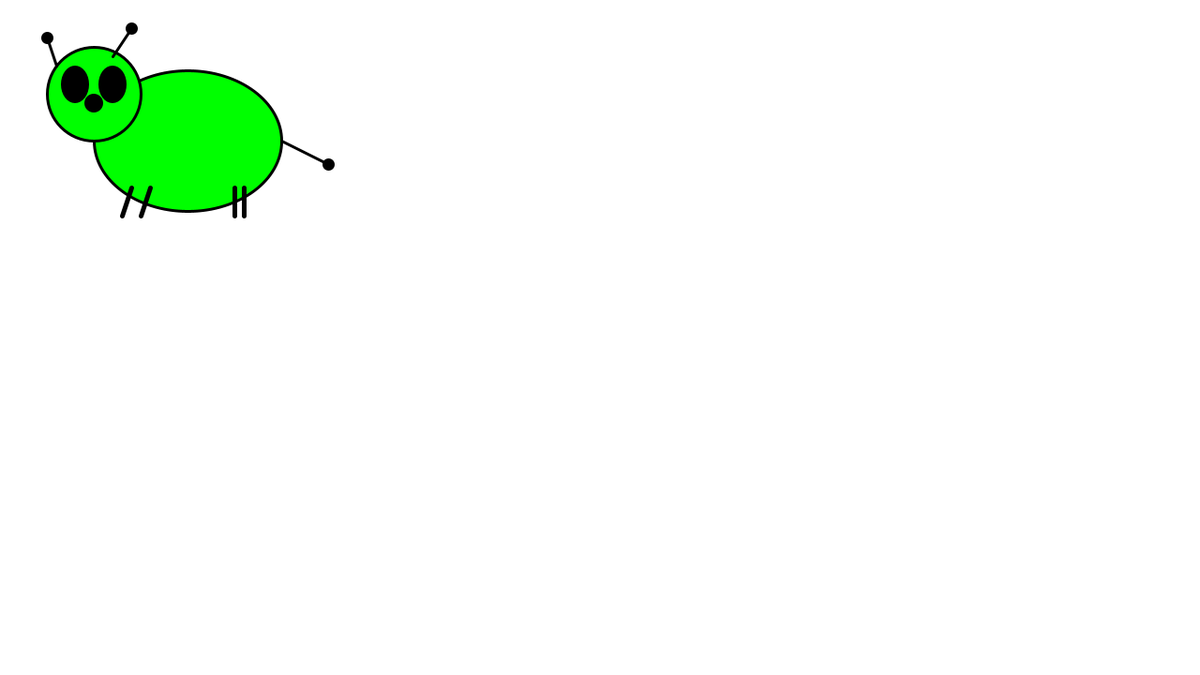
Frame 1 (no input)
Frame 60 (the mouse pressed at the canvas centre just before this capture): identical to frame 1, image omitted
Frame 120 (the mouse held since frame 60 and released just before this capture): identical to frame 1, image omitted

The Processing sketch that drew this single still picture (run headless with seeded random() and noise(); from frame 60 on, the mouse is pressed at the canvas centre):

// Processing sketch: keenew
// ── keenew.pde
void setup(){
 size(1280,720);
 
}

void draw(){
  
 background(255);
 rectMode(CENTER);
 ellipseMode(CENTER);
 
 //translate(mouseX,mouseY);
 
 //body
 strokeWeight(3);
 stroke(0);
 fill(0,255,0);
 ellipse(200,150,200,150);
 
 //head
 stroke(0);
 fill(0,255,0);
 ellipse(100,100,100,100);
 
 //ears
 fill(0);
 line(50,40,60,70);
 line(140,30,120,60);
 ellipse(50,40,10,10);
 ellipse(140,30,10,10);
 
 //tail
 line(300,150,350,175);
 ellipse(350,175,10,10);
 
 //eyes
 noStroke();
 fill(0);
 ellipse(80,90,30,40);
 ellipse(120,90,30,40);
 
 //face things
 ellipse(100,110,20,20);
 
 
 //leg
 stroke(0);
 strokeWeight(5);
 line(150,230,160,200);
 line(130,230,140,200);
 line(260,230,260,200);
 line(250,230,250,200);
 
 
 
}
